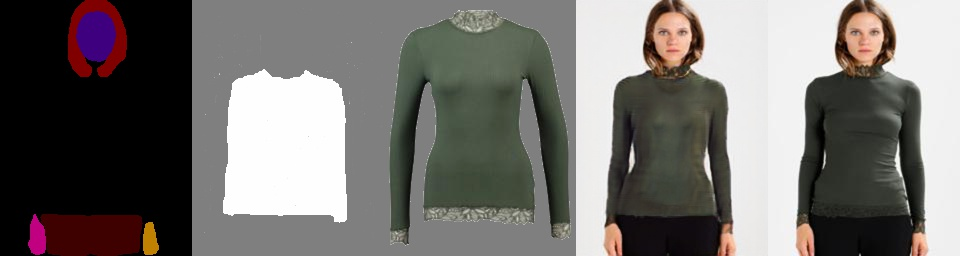
#> input picture ACGPN_train/sample/000154_0.jpg, 960 x 256 px
$ python resize_image.py -t ../ACGPN_train/sample/000154_0.jpg -s ../ACGPN_train/sample/000154_0.jpg
#> lines starting #> are read from the running program, lines starting #| are printed output that depends on the picture

import sys
import argparse
import os


from PIL import Image

def main(args):

    IMG_W = 192
    IMG_H = 256

    with Image.open(args.source) as image:
#> image is the input picture: PIL image 960x256 RGB; mean R, G, B 117.3, 113.9, 111
        resize_image = image.resize((IMG_W, IMG_H),Image.LANCZOS)
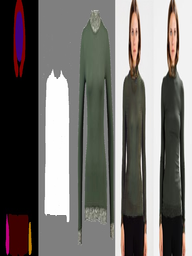
#> resize_image: PIL image 192x256 RGB; mean R, G, B 117.4, 113.9, 111

    resize_image.save(args.target)

def get_arguments():

    parser = argparse.ArgumentParser()

    parser.add_argument('--target', '-t', required=True, help='destination full path name')
    parser.add_argument('--source', '-s', required=True, help='source full path name')

    args = parser.parse_args()

    return args

if __name__ == '__main__':
    args = get_arguments()
    main(args)
